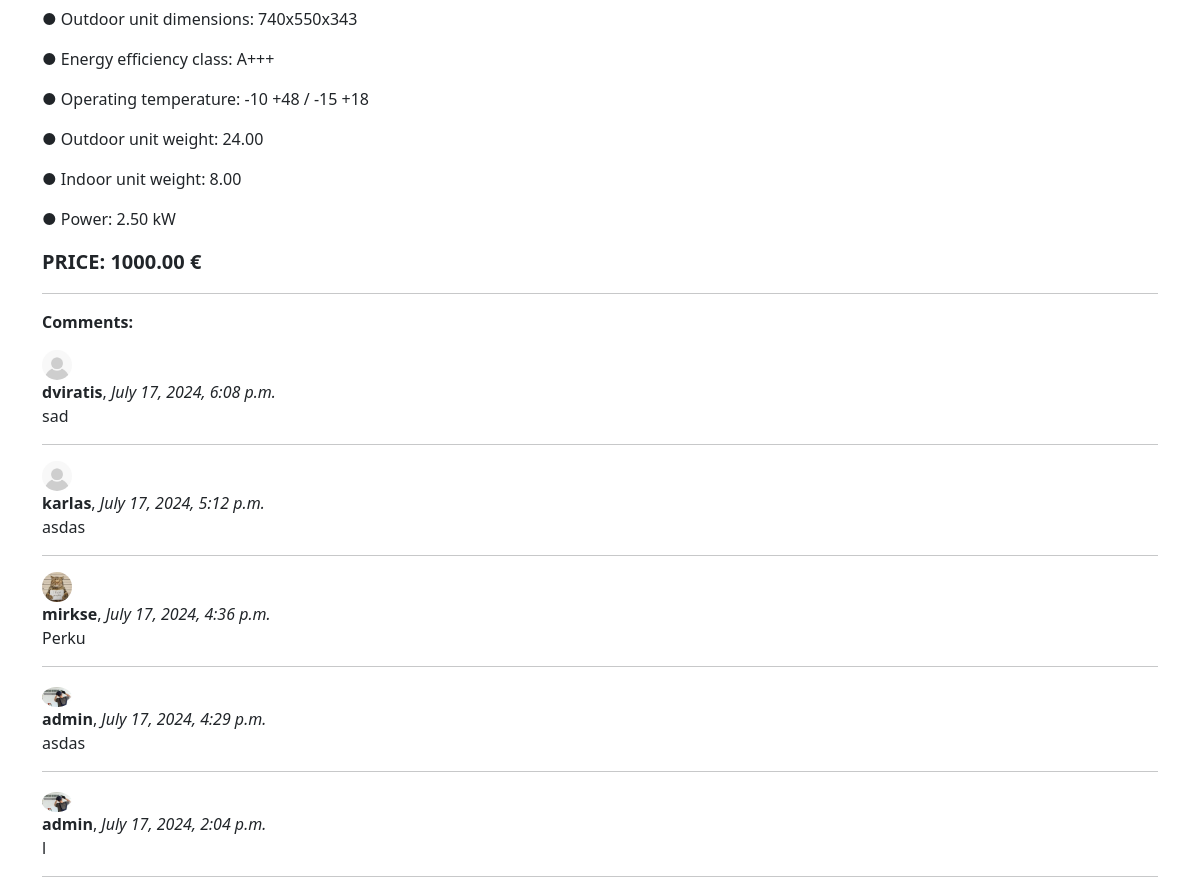
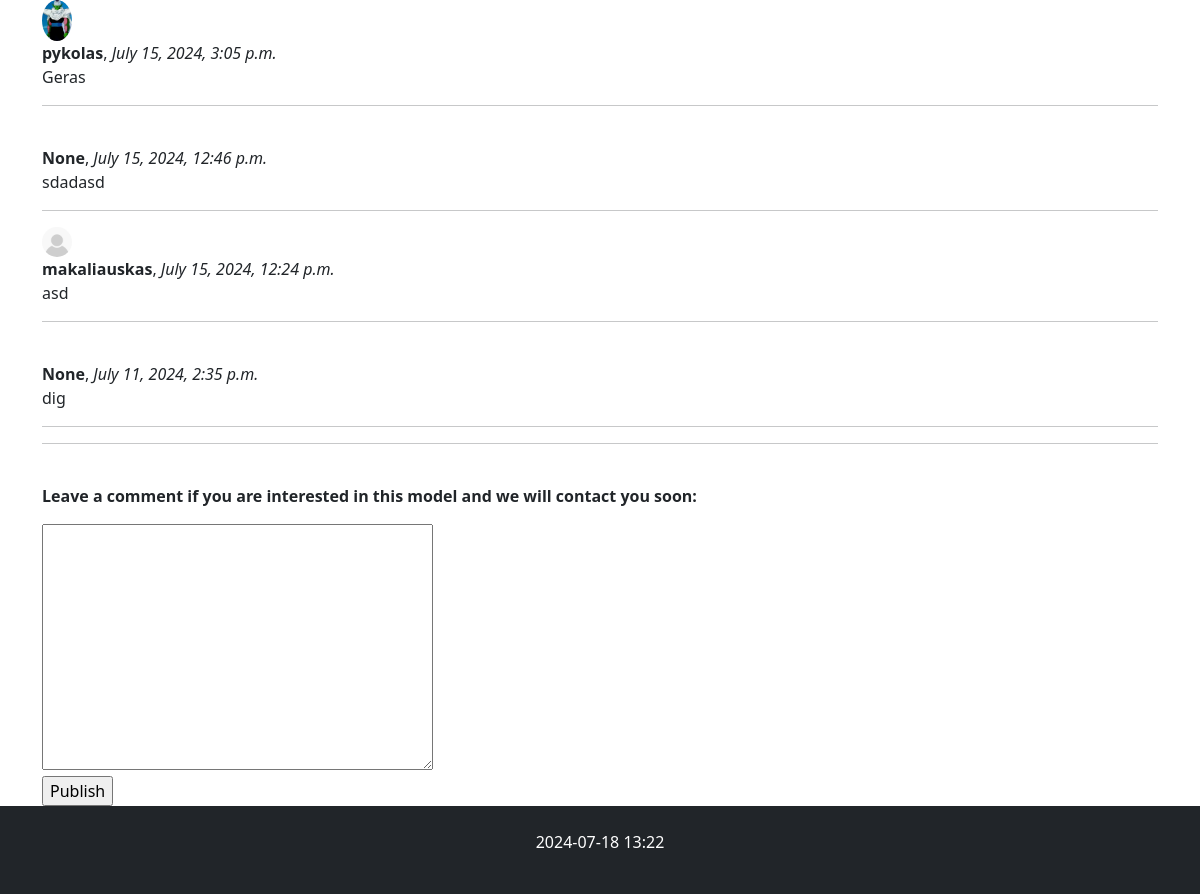
Before: /catalog/technicalspecifications/2/ (signed in, lower part) with the older database file (2 pictures, top to bottom).
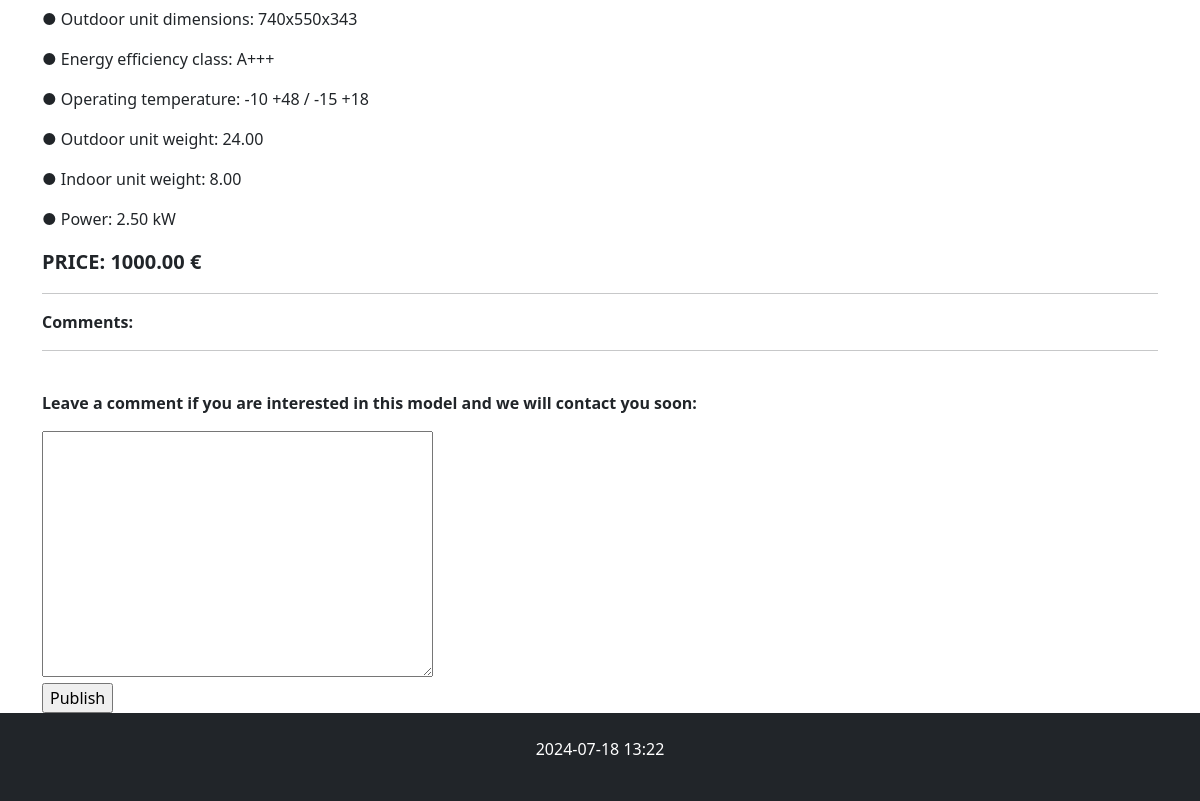
After: the same page with the newer database file.
### catalog/models.py (models this page shows, shortened)
class TechnicalSpecification(models.Model):
    air_conditioner = models.ForeignKey(AirConditioner, on_delete=models.CASCADE, related_name='technical_specifications', verbose_name=_("Air Conditioner"))
    indoor_unit_dimensions = models.CharField(verbose_name=_("Indoor unit dimensions"), max_length=50)
    outdoor_unit_dimensions = models.CharField(verbose_name=_("Outdoor unit dimensions"), max_length=50)
    energy_efficiency_class = models.CharField(verbose_name=_("Energy efficiency class"), max_length=10)
    operating_temperature = models.CharField(verbose_name=_("Operating temperature"), max_length=50)
    outdoor_unit_weight = models.DecimalField(verbose_name=_("Outdoor unit weight (kg)"), max_digits=10, decimal_places=2)
    indoor_unit_weight = models.DecimalField(verbose_name=_("Indoor unit weight (kg)"), max_digits=10, decimal_places=2)
    power = models.DecimalField(verbose_name=_("Power (kW)"), max_digits=10, decimal_places=2, default=0)
    price = models.DecimalField(verbose_name=_("Price"), max_digits=10, decimal_places=2, default=0)
    cover = models.ImageField(verbose_name=_("Cover"), upload_to='covers', null=True, blank=True)
    class Meta:
        verbose_name = _("Technical Specification")
        verbose_name_plural = _("Technical Specifications")

class ConditionerOrder(models.Model):
    air_conditioner = models.ForeignKey(to="TechnicalSpecification", verbose_name=_("Technical specification"), on_delete=models.SET_NULL, null=True, blank=True, related_name="orders")
    client = models.ForeignKey(to=User, verbose_name=_("Client"), on_delete=models.SET_NULL, null=True, blank=True)
    date_created = models.DateTimeField(verbose_name=_("Date"), auto_now_add=True)
    content = models.TextField(verbose_name=_("Order"), max_length=5000)
    class Meta:
        verbose_name = _("Order")
        verbose_name_plural = _("Orders")
        ordering = ["-date_created"]

class Profile(models.Model):
    user = models.OneToOneField(User, on_delete=models.CASCADE)
    photo = models.ImageField(default="default.png", upload_to="profile_pics")

### catalog/views.py (the view, shortened to what this page needs)
# urls.py: path('technicalspecifications/<int:pk>/', TechnicalSpecificationDetailView.as_view(), name='technicalspecification'),
class TechnicalSpecificationDetailView(FormMixin, generic.DetailView):
    model = TechnicalSpecification
    template_name = 'technicalspecification.html'
    context_object_name = 'technicalspecification'
    form_class = ConditionerOrderForm
    def get_context_data(self, **kwargs):
        context = super().get_context_data(**kwargs)
        context['form'] = ConditionerOrderForm()
        return context
    def get_object(self, queryset=None):
        obj = super().get_object(queryset=queryset)
        print(obj.__dict__)  # išvesti objekto duomenis
        return obj

### catalog/forms.py
class ConditionerOrderForm(forms.ModelForm):
    class Meta:
        model = ConditionerOrder
        fields = ['content']

### catalog/templates/technicalspecification.html (shortened to what this page needs)
{% extends 'base.html' %}
{% load i18n %}
{% block 'content' %}
<p>● {% trans "Outdoor unit dimensions" %}: {{ technicalspecification.outdoor_unit_dimensions }}</p>
<p>● {% trans "Energy efficiency class" %}: {{ technicalspecification.energy_efficiency_class }}</p>
<p>● {% trans "Operating temperature" %}: {{ technicalspecification.operating_temperature }}</p>
<p>● {% trans "Outdoor unit weight" %}: {{ technicalspecification.outdoor_unit_weight }}</p>
<p>● {% trans "Indoor unit weight" %}: {{ technicalspecification.indoor_unit_weight }}</p>
<p>● {% trans "Power" %}: {{ technicalspecification.power }} kW</p>
<p><strong style="font-size: 20px;">{% trans "PRICE" %}: {{ technicalspecification.price }} €</strong></p>
{% if user.is_authenticated %}
<hr>
<p><strong>{% trans "Comments" %}:</strong></p>
{% for order in technicalspecification.orders.all %}
<img class="rounded-circle account-img" style="width: 30px" src="{{ order.client.profile.photo.url }}"><br/>
<strong>{{ order.client }}</strong>, <em>{{ order.date_created }}</em>
<p>{{ order.content }}</p>
<hr>
{% endfor %}
<div class="fieldWrapper">
    <hr><br/>
    <p><strong>{% trans "Leave a comment if you are interested in this model and we will contact you soon:" %}</strong></p>
    <form action="" method="post">
        {{ form.content }}<br/>
        <input type="submit" value={% trans "Publish" %}>
    </form>
</div>
{% endif %}
{% endblock %}

### catalog/templates/base.html (shortened to what this page needs)
<!DOCTYPE html>
<html lang="en">
<head>
  <link href="https://cdn.jsdelivr.net/npm/bootstrap@5.3.3/dist/css/bootstrap.min.css" rel="stylesheet">
  {% load static %}
  <link rel="stylesheet" href="{% static 'css/styles.css' %}">
</head>
<body class="d-flex flex-column">
{% load i18n %}
          {% load static %}
          {% get_current_language as LANGUAGE_CODE %}
          {% get_available_languages as LANGUAGES %}
<div class="container mt-4">
  <div class="row">
    <div class="col-sm">
      {% block 'content' %}{% endblock %}
    </div>
  </div>
</div>
<div class="bg-dark text-white text-center mt-auto footer p-4">
  <div class="d-flex justify-content-center">
    <p>{% now "Y-m-d H:i" %}</p>
  </div>
</div>
</body>
</html>

Changed rows visible on the page:
removed ConditionerOrder: client.profile.photo (placeholder picture), client "dviratis", date_created "July 17, 2024, 6:08 p.m.", content "sad"
removed ConditionerOrder: client.profile.photo (placeholder picture), client "karlas", date_created "July 17, 2024, 5:12 p.m.", content "asdas"
removed ConditionerOrder: client.profile.photo (picture), client "mirkse", date_created "July 17, 2024, 4:36 p.m.", content "Perku"
removed ConditionerOrder: client.profile.photo (picture), client "admin", date_created "July 17, 2024, 4:29 p.m.", content "asdas"
removed ConditionerOrder: client.profile.photo (picture), client "admin", date_created "July 17, 2024, 2:04 p.m.", content "l"
removed ConditionerOrder: client.profile.photo (picture), client "pykolas", date_created "July 15, 2024, 3:05 p.m.", content "Geras"
removed ConditionerOrder: client "None", date_created "July 15, 2024, 12:46 p.m.", content "sdadasd"
removed ConditionerOrder: client.profile.photo (placeholder picture), client "makaliauskas", date_created "July 15, 2024, 12:24 p.m.", content "asd"
removed ConditionerOrder: client "None", date_created "July 11, 2024, 2:35 p.m.", content "dig"
